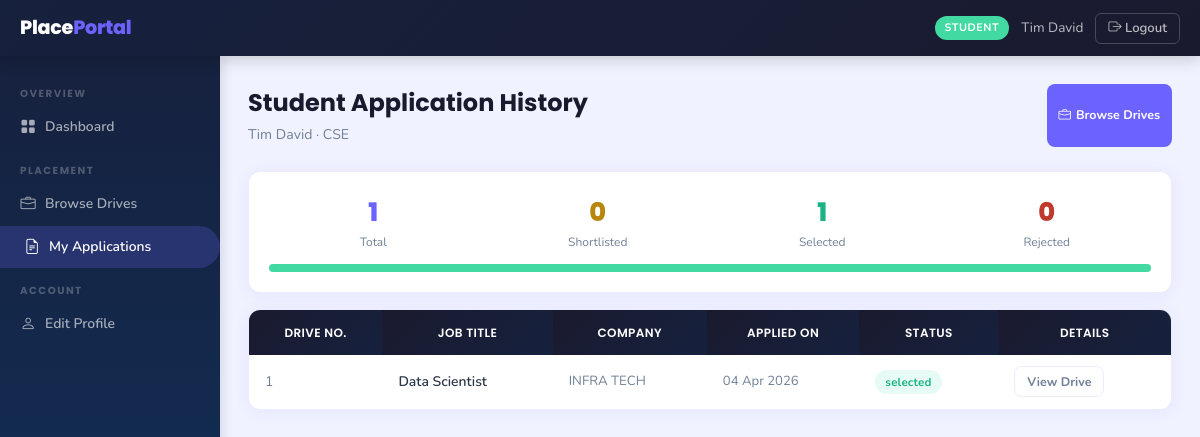
/student/applications (signed in), run on the app's committed database.
### backend/models.py (models this page shows)
class Student(db.Model):
    __tablename__ = 'students'
    id            = db.Column(db.Integer, primary_key=True)
    full_name     = db.Column(db.String(120), nullable=False)
    email         = db.Column(db.String(120), unique=True, nullable=False)
    password_hash = db.Column(db.String(256), nullable=False)
    phone         = db.Column(db.String(20))
    branch        = db.Column(db.String(100))
    year          = db.Column(db.String(20))
    cgpa          = db.Column(db.Float)
    skills        = db.Column(db.Text)
    resume_path   = db.Column(db.String(300))
    is_active     = db.Column(db.Boolean, default=True)
    registered_at = db.Column(db.DateTime, default=datetime.utcnow)
    applications = db.relationship('Application', backref='student',
                                   lazy=True, cascade='all, delete-orphan')

class Application(db.Model):
    __tablename__ = 'applications'
    id               = db.Column(db.Integer, primary_key=True)
    student_id       = db.Column(db.Integer, db.ForeignKey('students.id'), nullable=False)
    drive_id         = db.Column(db.Integer, db.ForeignKey('placement_drives.id'), nullable=False)
    status           = db.Column(db.String(20), default='applied')
    application_date = db.Column(db.DateTime, default=datetime.utcnow)
    __table_args__ = (
        db.UniqueConstraint('student_id', 'drive_id', name='unique_application'),
    )

class PlacementDrive(db.Model):
    __tablename__ = 'placement_drives'
    id                   = db.Column(db.Integer, primary_key=True)
    company_id           = db.Column(db.Integer, db.ForeignKey('companies.id'), nullable=False)
    job_title            = db.Column(db.String(150), nullable=False)
    job_description      = db.Column(db.Text,        nullable=False)
    eligibility_criteria = db.Column(db.Text)
    location             = db.Column(db.String(100))
    salary_package       = db.Column(db.String(80))
    application_deadline = db.Column(db.Date,        nullable=False)
    status               = db.Column(db.String(20), default='pending')
    created_at           = db.Column(db.DateTime, default=datetime.utcnow)
    applications = db.relationship('Application', backref='drive',
                                   lazy=True, cascade='all, delete-orphan')

class Company(db.Model):
    __tablename__ = 'companies'
    id              = db.Column(db.Integer, primary_key=True)
    company_name    = db.Column(db.String(150), nullable=False)
    email           = db.Column(db.String(120), unique=True, nullable=False)
    password_hash   = db.Column(db.String(256), nullable=False)
    hr_contact      = db.Column(db.String(120))
    phone           = db.Column(db.String(20))
    website         = db.Column(db.String(200))
    description     = db.Column(db.Text)
    approval_status = db.Column(db.String(20), default='pending')
    registered_at   = db.Column(db.DateTime, default=datetime.utcnow)
    drives = db.relationship('PlacementDrive', backref='company',
                             lazy=True, cascade='all, delete-orphan')

### backend/routes.py (the view)
    @app.route('/student/applications')
    @login_required('student')
    def student_applications():
        student  = Student.query.get(session['user_id'])
        all_apps = Application.query.filter_by(student_id=student.id) \
                                    .order_by(Application.application_date.desc()).all()
        return render_template('student/applications.html',
                               applications=all_apps, student=student)

### backend/routes.py (called while the page is built)
def login_required(role):
    def decorator(f):
        @wraps(f)
        def decorated_function(*args, **kwargs):
            if 'user_id' not in session:
                flash('Please log in to continue.', 'warning')
                return redirect(url_for('auth_login', role=role))
            if session.get('role') != role:
                flash('You do not have permission to view that page.', 'danger')
                return redirect(url_for('home'))
            return f(*args, **kwargs)
        return decorated_function
    return decorator

### templates/student/applications.html (shortened to what this page needs)
{% extends 'layout_dashboard.html' %}
{% block sidebar %}
  <div class="sidebar-section">Overview</div>
  <a href="{{ url_for('student_dashboard') }}" class="sidebar-link"><i class="bi bi-grid-fill"></i> Dashboard</a>
  <div class="sidebar-section">Placement</div>
  <a href="{{ url_for('student_drives') }}" class="sidebar-link"><i class="bi bi-briefcase"></i> Browse Drives</a>
  <a href="{{ url_for('student_applications') }}" class="sidebar-link active"><i class="bi bi-file-earmark-text"></i> My Applications</a>
  <div class="sidebar-section">Account</div>
  <a href="{{ url_for('student_edit_profile') }}" class="sidebar-link"><i class="bi bi-person"></i> Edit Profile</a>
{% endblock %}
{% block content %}
<div class="page-header d-flex align-items-start justify-content-between">
  <div>
    <h1>Student Application History</h1>
    <p>{{ student.full_name }} · {{ student.branch or 'N/A' }}</p>
  </div>
  <a href="{{ url_for('student_drives') }}" class="btn btn-primary btn-sm"><i class="bi bi-briefcase me-1"></i>Browse Drives</a>
</div>
{% if applications %}
{% set total = applications|length %}
{% set sel = applications|selectattr('status','equalto','selected')|list|length %}
{% set sl  = applications|selectattr('status','equalto','shortlisted')|list|length %}
{% set rej = applications|selectattr('status','equalto','rejected')|list|length %}
{% set app_count = applications|selectattr('status','equalto','applied')|list|length %}
<div class="card" style="margin-bottom:1rem;">
  <div class="card-body">
    <div style="display:grid;grid-template-columns:repeat(4,1fr);gap:1rem;text-align:center;margin-bottom:.75rem;">
      <div><div style="font-size:1.6rem;font-weight:800;color:var(--primary);font-family:Poppins,sans-serif;">{{ total }}</div><div style="font-size:.75rem;color:var(--muted);">Total</div></div>
      <div><div style="font-size:1.6rem;font-weight:800;color:#B8860B;font-family:Poppins,sans-serif;">{{ sl }}</div><div style="font-size:.75rem;color:var(--muted);">Shortlisted</div></div>
      <div><div style="font-size:1.6rem;font-weight:800;color:#1BB385;font-family:Poppins,sans-serif;">{{ sel }}</div><div style="font-size:.75rem;color:var(--muted);">Selected</div></div>
      <div><div style="font-size:1.6rem;font-weight:800;color:#C0392B;font-family:Poppins,sans-serif;">{{ rej }}</div><div style="font-size:.75rem;color:var(--muted);">Rejected</div></div>
    </div>
    <div style="display:flex;height:8px;border-radius:30px;overflow:hidden;">
      {% if sel>0 %}<div style="width:{{ ((sel/total)*100)|int }}%;background:var(--success);"></div>{% endif %}
    </div>
  </div>
</div>
<div class="card">
  <table class="table">
    <thead><tr><th>Drive No.</th><th>Job Title</th><th>Company</th><th>Applied On</th><th>Status</th><th>Details</th></tr></thead>
    <tbody>
      {% for app in applications %}
      <tr>
        <td style="color:var(--muted);">{{ loop.index }}</td>
        <td class="fw-600">{{ app.drive.job_title }}</td>
        <td style="font-size:.83rem;color:var(--muted);">{{ app.drive.company.company_name }}</td>
        <td style="font-size:.82rem;color:var(--muted);">{{ app.application_date.strftime('%d %b %Y') }}</td>
        <td><span class="badge badge-{{ app.status }}">{{ app.status }}</span></td>
        <td><a href="{{ url_for('student_drive_detail', drive_id=app.drive_id) }}" class="btn btn-outline-secondary btn-sm">View Drive</a></td>
      </tr>
      {% endfor %}
    </tbody>
  </table>
</div>
{% else %}
<div class="card"><div class="empty-state p-5"><i class="bi bi-file-earmark-text"></i><p>You haven't applied to any drives yet. <a href="{{ url_for('student_drives') }}">Browse open drives.</a></p></div></div>
{% endif %}
{% endblock %}

### templates/layout_dashboard.html (shortened to what this page needs)
<!DOCTYPE html>
<html lang="en">
<head>
  <link href="https://cdn.jsdelivr.net/npm/bootstrap-icons@1.11.0/font/bootstrap-icons.css" rel="stylesheet">
  <link href="{{ url_for('static', filename='css/styles.css') }}" rel="stylesheet">
</head>
<body>
<header class="topbar">
  <div class="topbar-brand">Place<span>Portal</span></div>
  <div class="topbar-right">
    {% if session.get('role') %}
    <span class="topbar-role {{ session.get('role') }}">{{ session.get('role') }}</span>
    <span class="topbar-name d-none d-md-inline">{{ session.get('name', '') }}</span>
    {% endif %}
    <a href="{{ url_for('logout') }}" class="topbar-logout">
      <i class="bi bi-box-arrow-right"></i> Logout
    </a>
  </div>
</header>
<aside class="sidebar">
  {% block sidebar %}{% endblock %}
</aside>
<main class="main-content">
  <div class="content-inner">
    {% block content %}{% endblock %}
  </div>
</main>
</body>
</html>

### static/css/styles.css (style rules this page uses)
:root { --primary : #6C63FF; --primary-lt : #EEEDFE; --primary-dk : #5a52e0; --success : #43D9A2; --success-lt : #E6FBF5; --warning : #FFB830; --warning-lt : #FFF8E7; --danger : #FF4757; --danger-lt : #FFF0F0; --info : #2ECBFF; --info-lt : #EBF8FF; --dark : #1A1A2E; --darker : #16213E; --muted : #718096; --border : rgba(108,99,255,0.12); --bg : #F0F2FF; --card : #ffffff; --shadow : 0 2px 16px rgba(108,99,255,0.08); --shadow-lg : 0 8px 32px rgba(108,99,255,0.14); --radius : 12px; --radius-sm : 8px; --sidebar-w : 220px; }
*, *::before, *::after { box-sizing: border-box; margin: 0; padding: 0; }
body { font-family: 'Nunito', sans-serif; background: var(--bg); color: #2D3748; font-size: 15px; line-height: 1.6; }
h1,h2,h3,h4,h5,h6 { font-family: 'Poppins', sans-serif; }
a { text-decoration: none; color: var(--warning); }
.topbar { height: 56px; background: linear-gradient(135deg, var(--darker), var(--dark)); position: fixed; top: 0; left: 0; right: 0; z-index: 200; display: flex; align-items: center; padding: 0 1.25rem; box-shadow: 0 2px 16px rgba(0,0,0,0.2); }
.topbar-brand { font-family: 'Poppins', sans-serif; font-weight: 800; font-size: 1.2rem; color: #fff; margin-right: auto; letter-spacing: -0.3px; }
.topbar-brand span { color: var(--primary); }
.topbar-right { display: flex; align-items: center; gap: 0.75rem; }
.topbar-role { font-size: 0.68rem; font-weight: 700; text-transform: uppercase; letter-spacing: 0.5px; padding: 3px 10px; border-radius: 20px; }
.topbar-role.student { background: var(--success); color: #fff; }
.topbar-name { color: rgba(255,255,255,0.7); font-size: 0.85rem; }
.topbar-logout { color: rgba(255,255,255,0.7); font-size: 0.82rem; font-weight: 600; border: 1px solid rgba(255,255,255,0.2); border-radius: 6px; padding: 4px 12px; transition: all 0.2s; }
.sidebar { position: fixed; top: 56px; left: 0; bottom: 0; width: var(--sidebar-w); background: linear-gradient(180deg, var(--darker), #0F3460); padding: 1rem 0; overflow-y: auto; z-index: 100; box-shadow: 2px 0 12px rgba(0,0,0,0.12); }
.sidebar-section { font-size: 0.64rem; font-weight: 700; text-transform: uppercase; letter-spacing: 1.5px; color: rgba(255,255,255,0.25); padding: 0.85rem 1.25rem 0.2rem; font-family: 'Poppins', sans-serif; }
.sidebar-link { display: flex; align-items: center; gap: 9px; padding: 0.55rem 1.25rem; color: rgba(255,255,255,0.62); font-size: 0.87rem; font-weight: 600; border-radius: 0 24px 24px 0; margin: 1px 0; transition: all 0.18s; }
.sidebar-link:hover, .sidebar-link.active { background: rgba(108,99,255,0.22); color: #fff; padding-left: 1.5rem; }
.sidebar-link i { font-size: 0.95rem; width: 16px; text-align: center; }
.main-content { margin-left: var(--sidebar-w); padding-top: 56px; min-height: 100vh; }
.content-inner { padding: 1.75rem; }
.page-header { margin-bottom: 1.5rem; }
.page-header h1 { font-size: 1.5rem; font-weight: 700; color: var(--dark); margin: 0; }
.page-header p { color: var(--muted); font-size: 0.88rem; margin: 2px 0 0; }
.card { background: var(--card); border-radius: var(--radius); border: 1px solid var(--border); box-shadow: var(--shadow); overflow: hidden; }
.card-body { padding: 1.25rem; }
.table { width: 100%; border-collapse: collapse; }
.table thead th { background: linear-gradient(135deg, var(--dark), var(--darker)); color: #fff; font-family: 'Poppins', sans-serif; font-size: 0.75rem; font-weight: 600; text-transform: uppercase; letter-spacing: 0.4px; padding: 0.8rem 1rem; border: none; }
.table tbody td { padding: 0.72rem 1rem; border-bottom: 1px solid var(--border); font-size: 0.87rem; vertical-align: middle; }
.table tbody tr:last-child td { border-bottom: none; }
.fw-600 { font-weight: 600; }
.btn { display: inline-flex; align-items: center; justify-content: center; gap: 5px; padding: 0.45rem 1rem; border-radius: var(--radius-sm); font-family: 'Nunito', sans-serif; font-weight: 700; font-size: 0.85rem; border: none; cursor: pointer; transition: all 0.18s; text-decoration: none; }
.btn-primary { background: var(--primary); color: #fff; }
.btn-outline-secondary { border: 1.5px solid var(--border); color: var(--muted); background: transparent; }
.btn-sm { padding: 0.28rem 0.75rem; font-size: 0.78rem; }
.badge { display: inline-block; padding: 3px 10px; border-radius: 20px; font-size: 0.72rem; font-weight: 700; letter-spacing: 0.2px; }
.badge-selected { background: var(--success-lt); color: #1BB385; }
.d-flex { display: flex; }
.justify-content-between { justify-content: space-between; }

### data on the page
Student: get "Tim David", full_name "Tim David", branch "CSE"
Application: drive.job_title "Data Scientist", drive.company.company_name "INFRA TECH", application_date "04 Apr 2026", status "selected"

### other printed values
{{ session.get('role') }} "STUDENT"
{{ total }} "1"
{{ sl }} "0"
{{ sel }} "1"
{{ rej }} "0"
